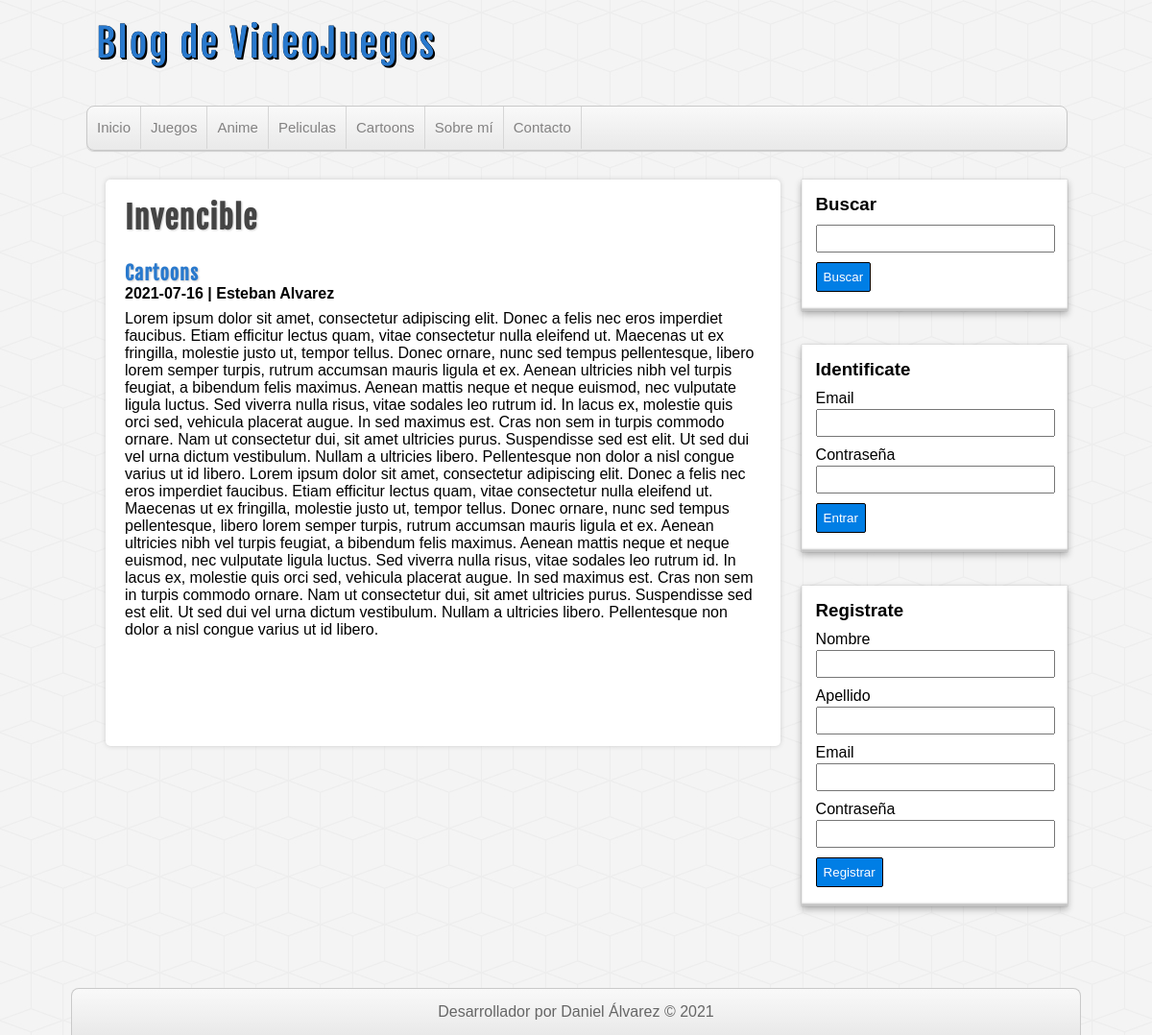
The page /entrada.php?id=6 on the database its author committed.
### tables this page shows
CREATE TABLE `categoria` (
  `id` int(11) NOT NULL,
  `nombre` varchar(45) DEFAULT NULL
);

CREATE TABLE `entrada` (
  `id` int(11) NOT NULL,
  `titulo` varchar(45) DEFAULT NULL,
  `descripcion` varchar(3000) DEFAULT NULL,
  `fecha` date NOT NULL,
  `usuario_id` int(11) NOT NULL,
  `categoria_id` int(11) NOT NULL
);

### helpers/ConexionHelper.php (called while the page is built, shortened)
<?php
$host = "localhost";
$usuario = "root";
$clave = "root";
$baseDeDatos = "dbblogestructurado";
$puerto = 3306;
$db = mysqli_connect($host, $usuario, $clave, $baseDeDatos, $puerto);
mysqli_query($db, "SET NAMES 'utf8'");
function conseguirCategorias() {
    global $db;
    $sql = "SELECT * FROM categoria ORDER BY id ASC";
    $categorias = mysqli_query($db, $sql);
    if ($categorias && mysqli_num_rows($categorias) >= 1) {
        $resultado = $categorias;
        return $resultado;
    }
}
function conseguirEntrada($id) {
    global $db;
    $sql = "SELECT e.*, c.nombre AS 'categoria', CONCAT(u.nombre, ' ', u.apellido) AS usuario FROM entrada e" . " INNER JOIN usuario u ON e.usuario_id = u.id" . " INNER JOIN categoria c ON e.categoria_id = c.id". " WHERE e.id = $id";
    $entrada = mysqli_query($db, $sql);
    if ($entrada && mysqli_num_rows($entrada) >= 1) {
        $resultado = mysqli_fetch_assoc($entrada);
        return $resultado;
    }
}
?>

### entrada.php (the view, shortened to what this page needs)
<?php require_once 'helpers/ConexionHelper.php'; ?>
<?php
$entradaActual = conseguirEntrada($_GET["id"]);
?>
<!doctype html>
<html lang="es">
<head>
	<link rel="stylesheet" href="assets/css/styles.css"/>
</head>
<body>
	<?php require_once 'includes/header.php'; ?>
	<?php require_once 'includes/aside.php'; ?>
	<div id="principal">
		<h1><?=$entradaActual["titulo"]?></h1>
		<a href="categoria.php?id=<?=$entradaActual["categoria_id"]?>"><h2><?=$entradaActual["categoria"]?></h2></a>
		<h4><?=$entradaActual["fecha"]?> | <?=$entradaActual["usuario"]?></h4>
		<p><?=$entradaActual["descripcion"]?></p>
		<br/>
	</div>
	<?php require_once 'includes/footer.php'; ?>
</body>
</html>

### includes/header.php (shortened to what this page needs)
<?php require_once 'helpers/ConexionHelper.php'; ?>
<header id="cabecera">
	<div id="logo">
		<a href="index.php">Blog de VideoJuegos</a>
	</div>
	<nav id="menu">
		<ul>
			<li><a href="index.php">Inicio</a></li>
			<?php
			$categorias = conseguirCategorias();
			?>
			<?php
			if (!empty($categorias)):
    			while ($categoria = mysqli_fetch_assoc($categorias)):
    		?>
    				<li><a href="categoria.php?id=<?=$categoria["id"]?>"><?=$categoria["nombre"]?></a></li>
    		<?php
    			endwhile;
			endif;
			?>
			<li><a href="index.php">Sobre mí</a></li>
			<li><a href="index.php">Contacto</a></li>
		</ul>
	</nav>
</header>
<div id="contenedor">

### assets/css/styles.css (style rules this page uses)
* { margin: 0px; padding: 0px; font-family: Arial; text-decoration: none; }
body { background: url(../img/cubes.png) #F4F4F4; }
#cabecera { width: 85%; height: auto; background: transparent; margin: 0px auto; }
#logo { float: left; width: 540px; height: 110px; }
#logo a { font-family: Fajala-Custom, Helvetica; font-size: 40px; letter-spacing: 2px; color: #2979CD; text-shadow: 0px 0px 0px black, 1px 1px 0px black, 2px 2px 0px black; line-height: 90px; margin-left: 10px; transition: all 300ms; }
#menu { clear: both; width: 100%; height: 45px; background: linear-gradient(to bottom, #F9F9F9 0px, #E9E9E9 100%); border: 1px solid #C9C9C9; border-radius: 8px; box-shadow: 0px 1px 1px #ccc; overflow: hidden; }
#menu ul { list-style: none; }
#menu ul li { float: left; line-height: 44px; border-right: 1px solid #D6D6D6; }
#menu ul li a { display: block; padding-left: 10px; padding-right: 10px; font-size: 15px; color: #838282; }
#contenedor { width: 85%; height: auto; margin: 0px auto; margin-top: 30px; margin-bottom: 30px; }
#principal { float: left; width: 65%; min-height: 550px; background: white; border-radius: 5px; box-shadow: 0px 0px 5px #ccc; margin-left: 20px; padding: 20px; overflow: hidden; }
#principal a { color: #333; }
#principal h1 { font-size: 32px; color: #444; letter-spacing: 1px; text-shadow: 1px 1px 2px #ccc; font-family: "Fajala-Custom"; }
#principal h2 { font-size: 20px; color: #2979CD; text-shadow: 1px 1px 2px #ccc; letter-spacing: 1px; font-family: "Fajala-Custom"; margin-top: 25px; }
#principal p { margin-top: 8px; }

### rows shown on the page
categoria: nombre "Juegos"
categoria: nombre "Anime"
categoria: nombre "Peliculas"
categoria: nombre "Cartoons"
entrada: titulo "Invencible", categoria.nombre "Cartoons", fecha "2021-07-16", descripcion "Lorem ipsum dolor sit amet, consectetur adipiscing elit. Donec a felis nec eros imperdiet faucibus. Etiam efficitur lectus quam, vitae consectetur nulla eleifend ut. Maecenas ut ex fringilla, molestie justo ut, tempor tellus. Donec ornare, nunc sed tempus pellentesque, libero lorem semper turpis, rutrum accumsan mauris ligula et ex. Aenean ultricies nibh vel turpis feugiat, a bibendum felis maximus. Aenean mattis neque et neque euismod, nec vulputate ligula luctus. Sed viverra nulla risus, vitae sodales leo rutrum id. In lacus ex, molestie quis orci sed, vehicula placerat augue. In sed maximus est. Cras non sem in turpis commodo ornare. Nam ut consectetur dui, sit amet ultricies purus.…"

### other values the page prints
$entradaActual["usuario"] "Esteban Alvarez"
